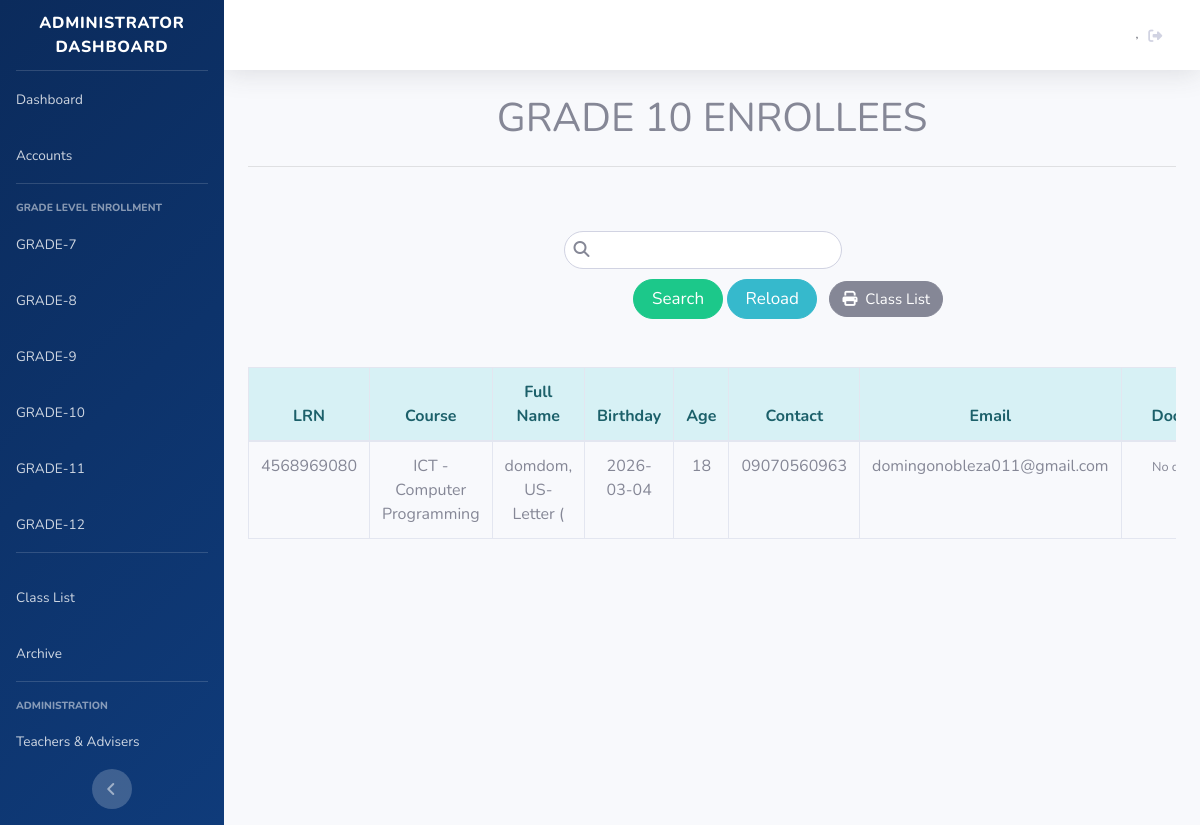
The page /admn_ten.php on the database as committed earlier.
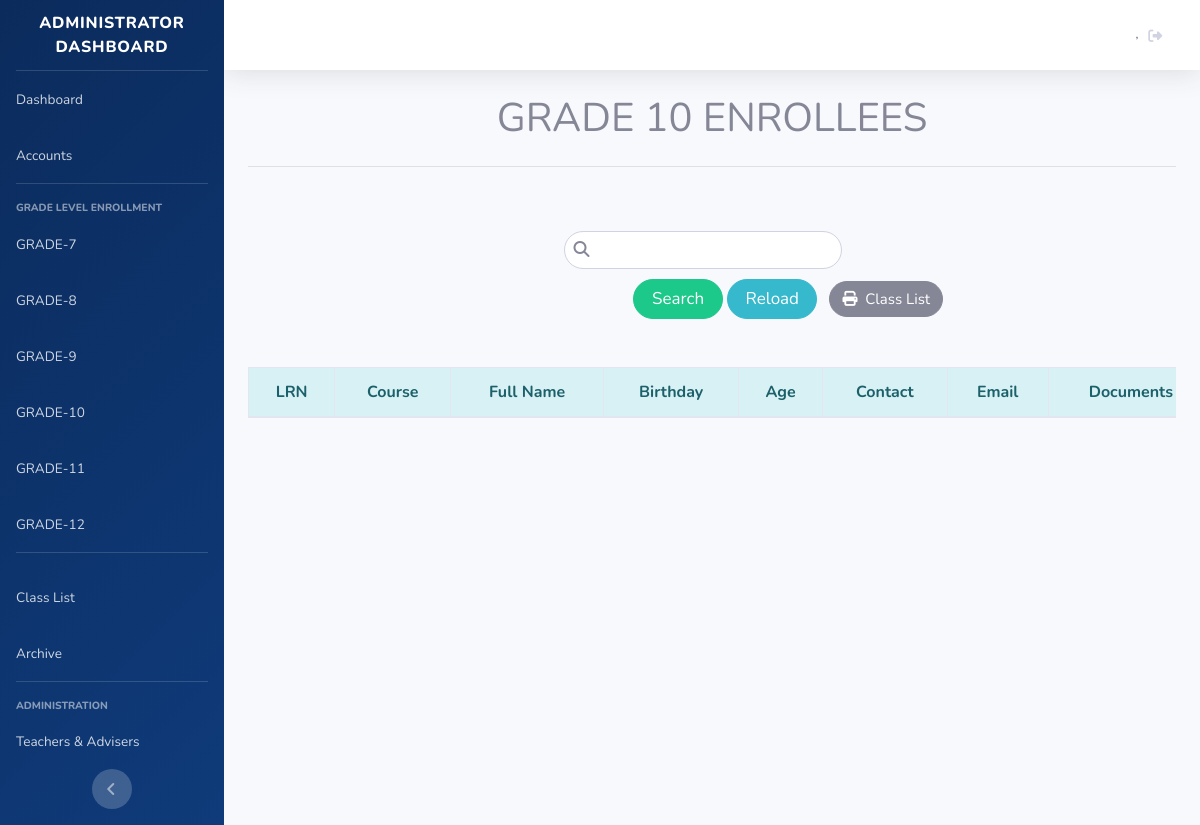
The same page on the database as committed later.
### tables this page shows
CREATE TABLE `tbl_ten` (
  `id_ten` int NOT NULL,
  `id_resident` int NOT NULL,
  `sy` varchar(50) NOT NULL,
  `lrn` varchar(50) NOT NULL,
  `course` varchar(100) NOT NULL,
  `lname` varchar(50) NOT NULL,
  `fname` varchar(255) NOT NULL,
  `mi` varchar(255) NOT NULL,
  `bdate` date NOT NULL,
  `sex` varchar(50) NOT NULL,
  `age` int NOT NULL,
  `contact` varchar(50) NOT NULL,
  `email` varchar(50) NOT NULL,
  `current_address` varchar(255) NOT NULL,
  `perm_address` varchar(255) NOT NULL,
  `ffname` varchar(255) NOT NULL,
  `flname` varchar(255) NOT NULL,
  `fmi` varchar(255) NOT NULL,
  `contact_f` varchar(100) NOT NULL,
  `mlname` varchar(255) NOT NULL,
  `mfname` varchar(255) NOT NULL,
  `mmi` varchar(255) NOT NULL,
  `contact_m` varchar(20) NOT NULL,
  `lglc` varchar(255) NOT NULL,
  `lsa` varchar(255) NOT NULL,
  `lysc` varchar(255) NOT NULL,
  `school_id` varchar(50) NOT NULL,
  `is_archived` tinyint(1) NOT NULL DEFAULT '0',
  `archived_at` timestamp NULL DEFAULT NULL,
  `documents` text,
  `is_ip` varchar(10) NOT NULL DEFAULT 'No',
  `ip_group` varchar(255) NOT NULL DEFAULT '',
  `is_4ps` varchar(10) NOT NULL DEFAULT 'No',
  `fourps_id` varchar(100) NOT NULL DEFAULT '',
  `prev_grade_table` varchar(50) DEFAULT NULL,
  `prev_grade_id` int DEFAULT '0',
  `enrollment_status` varchar(20) NOT NULL DEFAULT 'Pending',
  `reject_reason` varchar(255) DEFAULT NULL
);

### classes/main.class.php (called while the page is built, shortened)
<?php
class EUSEBIAClass {
    protected $server = "mysql:host=localhost;dbname=eusebia";
    protected $user = "root";
    protected $pass = "";
    protected $options = array(PDO::ATTR_ERRMODE => PDO::ERRMODE_EXCEPTION, PDO::ATTR_DEFAULT_FETCH_MODE => PDO::FETCH_ASSOC);
    public function openConn() {
        try {
            $this->con = new PDO($this->server, $this->user, $this->pass, $this->options);
            return $this->con;
        }
        catch(PDOException $e) {
            echo "Datbase Connection Error! ", $e->getMessage();
        }
    }
    public function view_ten(){
        $connection = $this->openConn();
        $stmt = $connection->prepare("SELECT * FROM tbl_ten WHERE is_archived = 0 OR is_archived IS NULL");
        $stmt->execute();
        return $stmt->fetchAll();
    }
}
?>

### admn_ten_search.php (the view, shortened to what the changed rows need)
<?php require 'classes/conn.php'; ?>
<?php
function renderDocs_ten($docsJson) {
    $docs = json_decode($docsJson ?? '[]', true);
    if (empty($docs)) { echo '<span class="text-muted small">No documents</span>'; return; }
}
    ?>
<?php if (isset($_POST['search_ten'])): $keyword = $_POST['keyword']; ?>
<div class="table-responsive" style="width:100%;overflow-x:auto;">
    <table class="table table-hover text-center table-bordered" style="min-width:1200px;">
        <thead class="alert-info">
            <tr>
                <th>LRN</th><th>Course</th><th>Full Name</th><th>Birthday</th><th>Age</th>
                <th>Contact</th><th>Email</th><th>Documents</th><th>Status</th><th>Actions</th>
            </tr>
        </thead>
        <tbody>
        <?php
            $kw   = "%$keyword%";
            $stmt = $conn->prepare("SELECT * FROM `tbl_ten` WHERE `lname` LIKE ? OR `fname` LIKE ? OR `id_resident` LIKE ? OR `lrn` LIKE ?");
            $stmt->execute([$kw, $kw, $kw, $kw]);
            while ($view = $stmt->fetch()):
                $sStatus = $view['enrollment_status'] ?? 'Pending';
        ?>
        <tr>
            <td><?= htmlspecialchars($view['lrn']) ?></td>
            <td><?= htmlspecialchars($view['course']) ?></td>
            <td><?= htmlspecialchars($view['lname']) ?>, <?= htmlspecialchars($view['fname']) ?> <?= htmlspecialchars($view['mi']) ?></td>
            <td><?= htmlspecialchars($view['bdate']) ?></td>
            <td><?= htmlspecialchars($view['age']) ?></td>
            <td><?= htmlspecialchars($view['contact']) ?></td>
            <td><?= htmlspecialchars($view['email']) ?></td>
            <td style="min-width:145px;"><?php renderDocs_ten($view['documents'] ?? ''); ?></td>
            <td><?php renderStatus_ten($sStatus); ?></td>
            <td style="min-width:220px;">
                <?php renderActions_ten($view['id_ten'], $view['id_resident'], $sStatus,
                    $view['fname'], $view['lname'], $view['mi'], 'Srch'); ?>
            </td>
        </tr>
        <div class="modal fade" id="viewModalSrch<?= $view['id_resident'] ?>" tabindex="-1" role="dialog" aria-hidden="true">
            <div class="modal-dialog modal-md modal-dialog-centered" role="document">
                <div class="modal-content">
                    <div class="modal-header bg-primary text-white">
                        <h5 class="modal-title">Student Profile: <?= htmlspecialchars($view['fname']) ?></h5>
                        <button type="button" class="close text-white" data-dismiss="modal"><span>&times;</span></button>
                    </div>
                    <div class="modal-body text-left">
                        <p><strong>LRN:</strong> <?= htmlspecialchars($view['lrn']) ?></p>
                        <p><strong>Full Name:</strong> <?= htmlspecialchars($view['lname']) ?>, <?= htmlspecialchars($view['fname']) ?> <?= htmlspecialchars($view['mi']) ?></p>
                        <p><strong>Age:</strong> <?= htmlspecialchars($view['age']) ?></p>
                        <p><strong>Email:</strong> <?= htmlspecialchars($view['email']) ?></p>
                        <p><strong>Status:</strong> <?php renderStatus_ten($sStatus); ?></p>
                        <?php if ($sStatus === 'Rejected' && !empty($view['reject_reason'])): ?>
                        <p><strong>Rejection Reason:</strong> <?= htmlspecialchars($view['reject_reason']) ?></p>
                        <?php endif; ?>
                    </div>
                    <div class="modal-footer">
                        <button type="button" class="btn btn-secondary" data-dismiss="modal">Close</button>
                    </div>
                </div>
            </div>
        </div>
        <?php endwhile; ?>
        </tbody>
    </table>
</div>
<?php else:  ?>
<div class="table-responsive" style="width:100%;overflow-x:auto;">
    <table class="table table-hover text-center table-bordered" style="min-width:1200px;">
        <thead class="alert-info">
            <tr>
                <th>LRN</th><th>Course</th><th>Full Name</th><th>Birthday</th><th>Age</th>
                <th>Contact</th><th>Email</th><th>Documents</th><th>Status</th><th>Actions</th>
            </tr>
        </thead>
        <tbody>
    <?php if (is_array($view)): foreach ($view as $row):
    ?>
        <tr>
            <td><?= htmlspecialchars($row['lrn']) ?></td>
            <td><?= htmlspecialchars($row['course']) ?></td>
            <td><?= htmlspecialchars($row['lname']) ?>, <?= htmlspecialchars($row['fname']) ?> <?= htmlspecialchars($row['mi']) ?></td>
            <td><?= htmlspecialchars($row['bdate']) ?></td>
            <td><?= htmlspecialchars($row['age']) ?></td>
            <td><?= htmlspecialchars($row['contact']) ?></td>
            <td><?= htmlspecialchars($row['email']) ?></td>
            <td style="min-width:145px;"><?php renderDocs_ten($row['documents'] ?? ''); ?></td>
        </tr>
    <?php endforeach; endif; ?>
        </tbody>
    </table>
</div>
<?php endif; $conn = null; ?>

Rows that differ between the two databases and show on the page:
removed tbl_ten: lrn "4568969080", course "ICT - Computer Programming", lname "domdom", fname "US-Letter", mi "(", bdate "2026-03-04", age "18", contact "09070560963", email "domingonobleza011@gmail.com"
